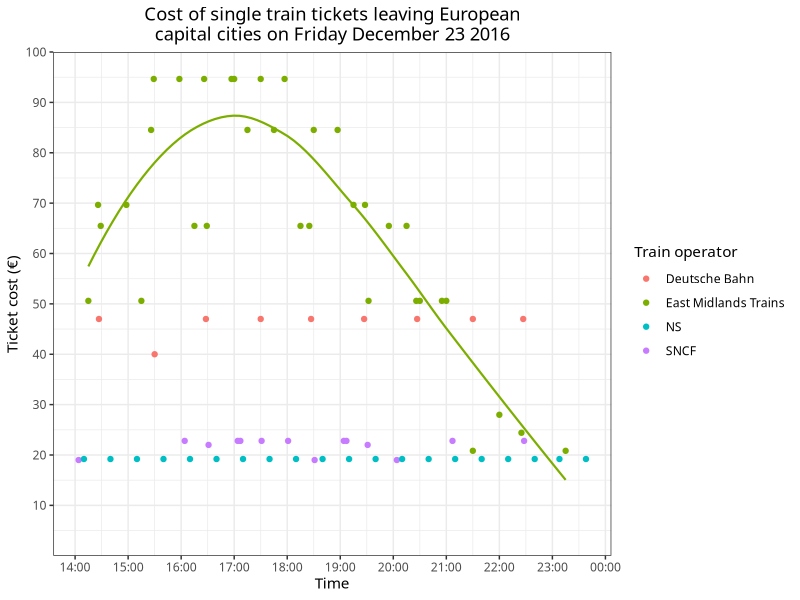

Generate this figure with R:
library(ggplot2)

# Read in and convert string times to datetimes
trains <- read.csv('collected.csv')
trains$Time <- as.POSIXct(trains$Time, format = '%Y-%m-%dT%H:%M:%S')

# Get the data onto the plot
p <- ggplot(trains, aes(x = Time, y = Cost))

# 'Reveal' the data with points and show the
# East Mids price trend with a smoother
completed <- p + geom_point(aes(color = Operator)) +
    geom_smooth(data = subset(trains, Operator == 'East Midlands Trains'),
                aes(group = Operator, color = Operator),
                method = 'loess', se = FALSE,
                size = 0.75, show.legend = FALSE) +

    # Let's adjust the scales
    scale_x_datetime(date_breaks = '1 hour',
                     date_labels = '%H:%M') +
    scale_y_continuous(limits = c(0, 100),
                       breaks = seq(10, 100, 10),
                       expand = c(0, 0)) +

    # Set some labels and adjust the look
    labs(title = paste('Cost of single train tickets',
                       'leaving European\ncapital cities',
                       'on Friday December 23 2016'),
         y = 'Ticket cost (€)',
         color = 'Train operator') +
    theme_bw(base_family = 'Trebuchet MS') +
    theme(plot.title = element_text(hjust = 0.5))

ggsave('plot.svg', plot = completed, device = 'svg',
       width = 8, height = 4, units = 'in')
